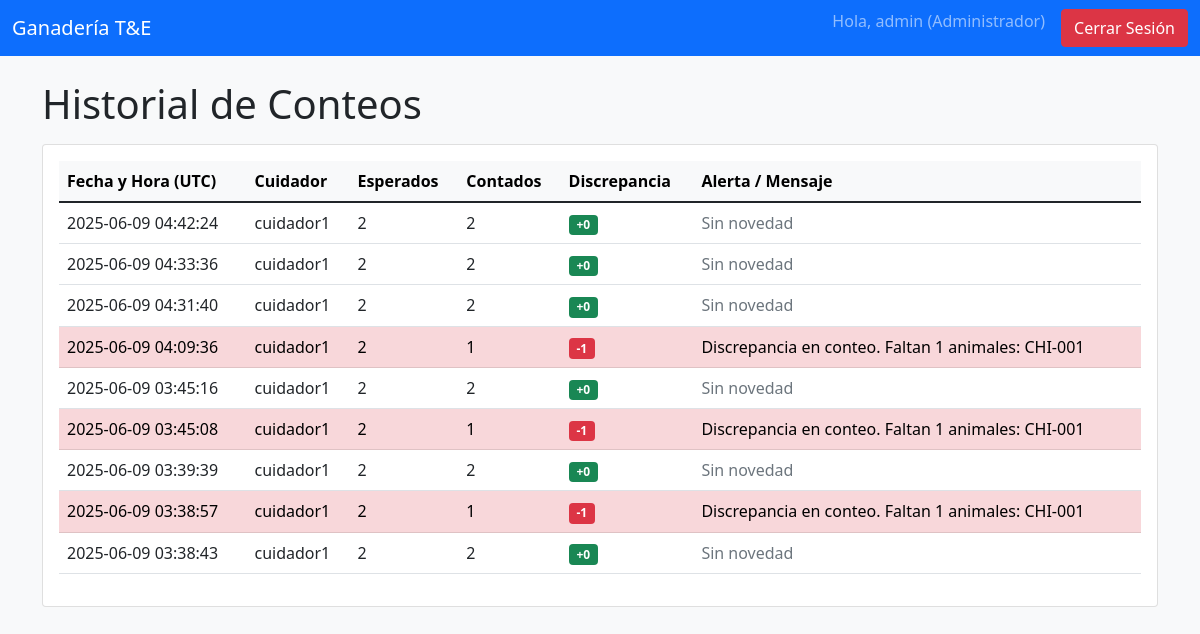
The app's page /ver_reportes (signed in) with its own data.
### app.py (models this page shows)
class Conteo(db.Model):
    id = db.Column(db.Integer, primary_key=True)
    fecha_hora = db.Column(db.DateTime, nullable=False, default=datetime.utcnow)
    animales_esperados = db.Column(db.Integer, nullable=False)
    animales_contados = db.Column(db.Integer, nullable=False)
    user_id = db.Column(db.Integer, db.ForeignKey('user.id'), nullable=False)
    alerta = db.relationship('Alerta', backref='conteo', uselist=False, cascade="all, delete-orphan")

class User(db.Model):
    id = db.Column(db.Integer, primary_key=True)
    username = db.Column(db.String(80), unique=True, nullable=False)
    password_hash = db.Column(db.String(128), nullable=False)
    rol = db.Column(db.String(50), nullable=False)
    conteos = db.relationship('Conteo', backref='cuidador', lazy=True)

class Alerta(db.Model):
    id = db.Column(db.Integer, primary_key=True)
    mensaje = db.Column(db.Text, nullable=False)
    resuelta = db.Column(db.Boolean, default=False, nullable=False)
    conteo_id = db.Column(db.Integer, db.ForeignKey('conteo.id'), nullable=False)

### app.py (the view)
@app.route('/ver_reportes')
def ver_reportes():
    if 'user_id' not in session or session['user_rol'] != 'Administrador': return redirect(url_for('login'))
    conteos = Conteo.query.order_by(Conteo.fecha_hora.desc()).all()
    return render_template('ver_reportes.html', conteos=conteos)

### Templates/ver_reportes.html (shortened to what this page needs)
{% extends "base.html" %}
{% block content %}
<div class="d-flex justify-content-between align-items-center mb-3">
    <h1 class="mb-0">Historial de Conteos</h1>
</div>
<div class="card">
    <div class="card-body">
        <div class="table-responsive">
            <table class="table table-hover align-middle">
                <thead class="table-light">
                    <tr>
                        <th>Fecha y Hora (UTC)</th>
                        <th>Cuidador</th>
                        <th>Esperados</th>
                        <th>Contados</th>
                        <th>Discrepancia</th>
                        <th>Alerta / Mensaje</th>
                    </tr>
                </thead>
                <tbody>
                    {% for conteo in conteos %}
                        <tr class="{{ 'table-danger' if conteo.alerta else '' }}">
                            <td>{{ conteo.fecha_hora.strftime('%Y-%m-%d %H:%M:%S') }}</td>
                            <td>{{ conteo.cuidador.username }}</td>
                            <td>{{ conteo.animales_esperados }}</td>
                            <td>{{ conteo.animales_contados }}</td>
                            <td>
                                {% set discrepancia = conteo.animales_contados - conteo.animales_esperados %}
                                <span class="badge {{ 'bg-danger' if discrepancia < 0 else 'bg-success' }}">
                                    {{ '%+d' % discrepancia }}
                                </span>
                            </td>
                            <td>
                                {% if conteo.alerta %}
                                    {{ conteo.alerta.mensaje }}
                                {% else %}
                                    <span class="text-muted">Sin novedad</span>
                                {% endif %}
                            </td>
                        </tr>
                    {% else %}
                        <tr>
                            <td colspan="6" class="text-center">No hay conteos registrados todavía.</td>
                        </tr>
                    {% endfor %}
                </tbody>
            </table>
        </div>
    </div>
</div>
{% endblock %}

### Templates/base.html (shortened to what this page needs)
<!doctype html>
<html lang="es">
  <head>
    <link href="https://cdn.jsdelivr.net/npm/bootstrap@5.1.3/dist/css/bootstrap.min.css" rel="stylesheet">
  </head>
  <body>
    <nav class="navbar navbar-expand-lg navbar-dark bg-primary">
        <div class="container-fluid">
            <a class="navbar-brand" href="{{ url_for('index') }}">Ganadería T&E</a>
            <div class="collapse navbar-collapse">
                <ul class="navbar-nav ms-auto">
                    {% if session.user_id %}
                        <li class="nav-item">
                            <span class="navbar-text me-3">
                                Hola, {{ session.username }} ({{ session.user_rol }})
                            </span>
                        </li>
                        <li class="nav-item">
                            <a class="btn btn-danger" href="{{ url_for('logout') }}">Cerrar Sesión</a>
                        </li>
                    {% endif %}
                </ul>
            </div>
        </div>
    </nav>
    <div class="container mt-4">
        {% block content %}{% endblock %}
    </div>
  </body>
</html>

### Templates/base.html (style rules this page uses)
body { background-color: #f8f9fa; }

### records on screen
Conteo: fecha_hora "2025-06-09 04:42:24", cuidador.username "cuidador1", animales_esperados "2", animales_contados "2", discrepancia "+0", shows "Sin novedad"
Conteo: fecha_hora "2025-06-09 04:33:36", cuidador.username "cuidador1", animales_esperados "2", animales_contados "2", discrepancia "+0", shows "Sin novedad"
Conteo: fecha_hora "2025-06-09 04:31:40", cuidador.username "cuidador1", animales_esperados "2", animales_contados "2", discrepancia "+0", shows "Sin novedad"
Conteo: fecha_hora "2025-06-09 04:09:36", cuidador.username "cuidador1", animales_esperados "2", animales_contados "1", discrepancia "-1", alerta.mensaje "Discrepancia en conteo. Faltan 1 animales: CHI-001"
Conteo: fecha_hora "2025-06-09 03:45:16", cuidador.username "cuidador1", animales_esperados "2", animales_contados "2", discrepancia "+0", shows "Sin novedad"
Conteo: fecha_hora "2025-06-09 03:45:08", cuidador.username "cuidador1", animales_esperados "2", animales_contados "1", discrepancia "-1", alerta.mensaje "Discrepancia en conteo. Faltan 1 animales: CHI-001"
Conteo: fecha_hora "2025-06-09 03:39:39", cuidador.username "cuidador1", animales_esperados "2", animales_contados "2", discrepancia "+0", shows "Sin novedad"
Conteo: fecha_hora "2025-06-09 03:38:57", cuidador.username "cuidador1", animales_esperados "2", animales_contados "1", discrepancia "-1", alerta.mensaje "Discrepancia en conteo. Faltan 1 animales: CHI-001"
Conteo: fecha_hora "2025-06-09 03:38:43", cuidador.username "cuidador1", animales_esperados "2", animales_contados "2", discrepancia "+0", shows "Sin novedad"

### other values on screen
{{ session.username }} "admin"
{{ session.user_rol }} "Administrador"
